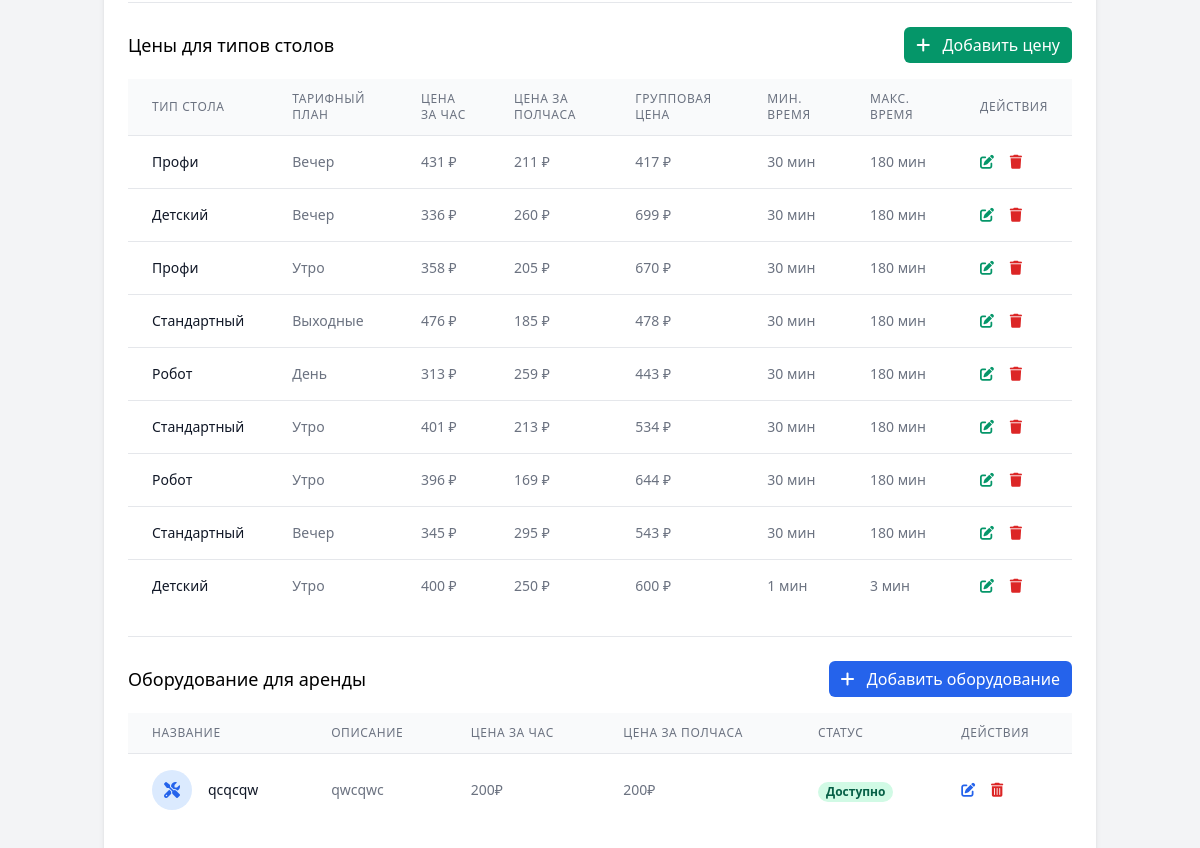
The app's page /settings/pricing/ (signed in, middle part), older data.
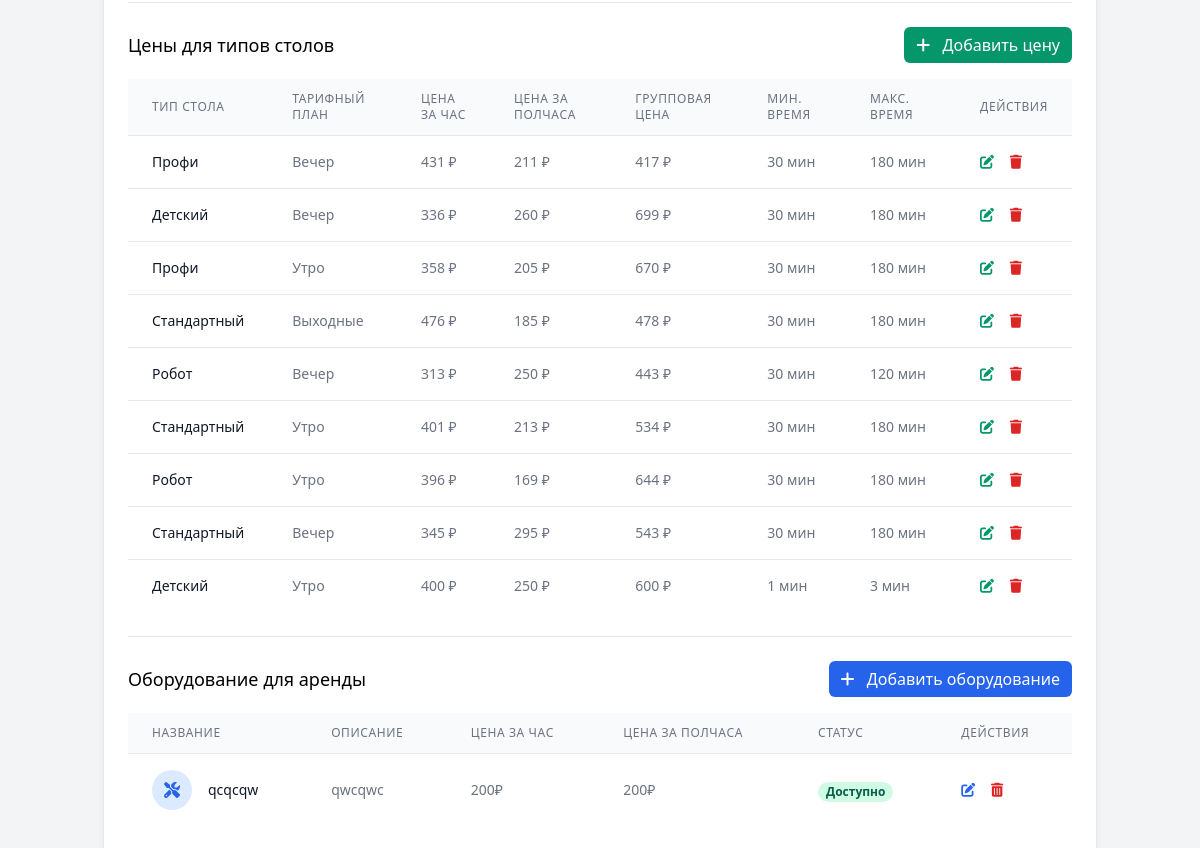
The same page, newer data.
### bookings/models.py (models this page shows, shortened)
class TableTypePricing(models.Model):
    table_type = models.ForeignKey(TableType, on_delete=models.CASCADE, verbose_name="Тип стола")
    pricing_plan = models.ForeignKey(PricingPlan, on_delete=models.CASCADE, verbose_name="Тарифный план")
    hour_rate = models.PositiveIntegerField(verbose_name="Цена за час (стандарт)",default=400)
    half_hour_rate = models.PositiveIntegerField(verbose_name="Цена за полчаса (стандарт)",default=250)
    hour_rate_group = models.PositiveIntegerField(verbose_name="Цена за час (группа)")
    min_duration = models.PositiveIntegerField(default=30, verbose_name="Минимальная длительность (минуты)")
    max_duration = models.PositiveIntegerField(default=180, verbose_name="Максимальная длительность (минуты)")
    class Meta:
        verbose_name = "Цена типа стола"
        verbose_name_plural = "Цены типов столов"
        unique_together = ('table_type', 'pricing_plan')

class PricingPlan(models.Model):
    name = models.CharField(max_length=100, verbose_name="Название тарифа")
    description = models.TextField(blank=True, verbose_name="Описание тарифа")
    is_default = models.BooleanField(default=False, verbose_name="Тариф по умолчанию")
    valid_from = models.DateField(verbose_name="Действует с")
    valid_to = models.DateField(blank=True, null=True, verbose_name="Действует до")
    time_from = models.TimeField(null=True, blank=True, verbose_name="Начало действия")
    time_to = models.TimeField(null=True, blank=True, verbose_name="Окончание действия")
    weekdays = models.CharField(max_length=13, default="1234567", verbose_name="Дни недели")  # '1' = Пн ... '7' = Вс
    class Meta:
        verbose_name = "Тарифный план"
        verbose_name_plural = "Тарифные планы"
    def __str__(self):
        return self.name

class TableType(models.Model):
    name = models.CharField(max_length=50, verbose_name="Название типа")
    description = models.TextField(blank=True, verbose_name="Описание")
    default_capacity = models.PositiveIntegerField(default=2, verbose_name="Вместимость по умолчанию")
    class Meta:
        verbose_name = "Тип стола"
        verbose_name_plural = "Типы столов"
    def __str__(self):
        return self.name

### admin_settings/views.py (the view, shortened to what this page needs)
# urls.py: path('<str:active_tab>/', ClubSettingsView.as_view(), name='club_settings'),
class ClubSettingsView(LoginRequiredMixin, View):
    template_name = 'admin/admin-settings.html'
    def get(self, request, *args, **kwargs):
        active_tab = kwargs.get('active_tab', 'tables')
        context = self.get_context_data(active_tab)
        return render(request, self.template_name, context)
    def get_context_data(self, active_tab):
        context = {
            'active_tab': active_tab,
            'club_settings': ClubSettings.objects.first() or ClubSettings.objects.create(),
            'notifications': NotificationSettings.objects.first(),
            'settings_form': ClubSettingsForm
        }
        if active_tab == 'tables':
            context.update({
                'tables': Table.objects.all(),
                'table_form': TableForm(),
                'table_type_form': TableTypeForm(),  # Добавьте эту строку
                'table_types': TableType.objects.all(),
            })
        elif active_tab == 'memberships':
            context.update({
                'membership_types': MembershipType.objects.all(),
                'membership_form': MembershipTypeForm(),
            })
        elif active_tab == 'pricing':
            table_types = TableType.objects.all()
            pricing_plans = PricingPlan.objects.all()
            equipment_pricings= Equipment.objects.all()
            context.update({
                'table_types': table_types,
                'table_types_json': serializers.serialize('json', table_types),
                    'pricing_plans': pricing_plans,
                'pricing_plans_json': serializers.serialize('json', pricing_plans),
                'equipment_pricings': equipment_pricings,
                'pricing_plan_form': PricingPlanForm(),
                'table_type_pricing': TableTypePricing.objects.all(),
                'table_type_pricing_form': TableTypePricingForm(),
                'special_offers': SpecialOffer.objects.all(),
                'special_offer_form': SpecialOfferForm(),
                'tables': Table.objects.all(),
                'days_of_week': [
                    {'value': '1', 'label': 'Пн'},
                    {'value': '2', 'label': 'Вт'},
                    {'value': '3', 'label': 'Ср'},
                    {'value': '4', 'label': 'Чт'},
                    {'value': '5', 'label': 'Пт'},
                    {'value': '6', 'label': 'Сб'},
                    {'value': '7', 'label': 'Вс'}
                ],
                'default_weekdays': ['1', '2', '3', '4', '5', '6', '7']
            })
        return context

### templates/admin/admin-settings.html (shortened to what this page needs)
    {% extends 'base.html' %}
    {% load static %}
    {% block content %}
        <main class="container mx-auto px-4 py-8">
            {% if active_tab == 'tables' %}
                {% include 'admin/settings_templates/tables_settings.html' %}
            {% elif active_tab == 'pricing' %}
                {% include 'admin/settings_templates/pricing_settings.html' %}
            {% elif active_tab == 'memberships' %}
                {% include 'admin/settings_templates/memberships_settings.html' %}
            {% elif active_tab == 'schedule' %}
                {% include 'admin/settings_templates/schedule_settings.html' %}
            {% elif active_tab == 'general' %}
                {% include 'admin/settings_templates/general_settings.html' %}
            {% endif %}
        </main>
    {% endblock %}
    {% block extrascripts %}
        {{ block.super }}
    {% endblock %}

### templates/admin/settings_templates/pricing_settings.html (shortened to what the changed rows need)
<div id="tab-pricing" class="tab-content">
    <div class="bg-white rounded-lg shadow-md p-4 md:p-6 mb-6">
        <div class="space-y-6">
            <div class="border-t pt-4 md:pt-6  modal-content">
                <div class="overflow-x-auto">
                    <table class="min-w-full divide-y divide-gray-200">
                        <thead class="bg-gray-50">
                        <tr>
                            <th class="px-3 py-2 md:px-6 md:py-3 text-left text-xs font-medium text-gray-500 uppercase tracking-wider">
                                Тип стола
                            </th>
                            <th class="px-3 py-2 md:px-6 md:py-3 text-left text-xs font-medium text-gray-500 uppercase tracking-wider hidden sm:table-cell">
                                Тарифный план
                            </th>
                            <th class="px-3 py-2 md:px-6 md:py-3 text-left text-xs font-medium text-gray-500 uppercase tracking-wider">
                                Цена за час
                            </th>
                            <th class="px-3 py-2 md:px-6 md:py-3 text-left text-xs font-medium text-gray-500 uppercase tracking-wider">
                                Цена за полчаса
                            </th>
                            <th class="px-3 py-2 md:px-6 md:py-3 text-left text-xs font-medium text-gray-500 uppercase tracking-wider hidden sm:table-cell">
                                Групповая цена
                            </th>
                            <th class="px-3 py-2 md:px-6 md:py-3 text-left text-xs font-medium text-gray-500 uppercase tracking-wider">
                                Мин. время
                            </th>
                            <th class="px-3 py-2 md:px-6 md:py-3 text-left text-xs font-medium text-gray-500 uppercase tracking-wider hidden sm:table-cell">
                                Макс. время
                            </th>
                            <th class="px-3 py-2 md:px-6 md:py-3 text-left text-xs font-medium text-gray-500 uppercase tracking-wider">
                                Действия
                            </th>
                        </tr>
                        </thead>
                        <tbody class="bg-white divide-y divide-gray-200">
                        {% for pricing in table_type_pricing %}
                            <tr>
                                <td class="px-3 py-3 md:px-6 md:py-4 whitespace-nowrap text-sm font-medium text-gray-900">{{ pricing.table_type }}</td>
                                <td class="px-3 py-3 md:px-6 md:py-4 whitespace-nowrap text-sm text-gray-500 hidden sm:table-cell">{{ pricing.pricing_plan }}</td>
                                <td class="px-3 py-3 md:px-6 md:py-4 whitespace-nowrap text-sm text-gray-500">{{ pricing.hour_rate }}
                                    ₽
                                </td>
                                <td class="px-3 py-3 md:px-6 md:py-4 whitespace-nowrap text-sm text-gray-500">{{ pricing.half_hour_rate }}
                                    ₽
                                </td>
                                <td class="px-3 py-3 md:px-6 md:py-4 whitespace-nowrap text-sm text-gray-500 hidden sm:table-cell">{{ pricing.hour_rate_group }}
                                    ₽
                                </td>
                                <td class="px-3 py-3 md:px-6 md:py-4 whitespace-nowrap text-sm text-gray-500 hidden sm:table-cell">{{ pricing.min_duration }}
                                    мин
                                </td>
                                <td class="px-3 py-3 md:px-6 md:py-4 whitespace-nowrap text-sm text-gray-500 hidden sm:table-cell">{{ pricing.max_duration }}
                                    мин
                                </td>
                                <td class="px-3 py-3 md:px-6 md:py-4 whitespace-nowrap text-sm font-medium">
                                    <button data-edit-pricing="{{ pricing.id }}"
                                            class="text-green-600 hover:text-green-900 mr-2 md:mr-3">  <i class="fas fa-edit"></i>
                                    </button>
                                    <button data-delete-pricing="{{ pricing.id }}"
                                            class="text-red-600 hover:text-red-900">
                                        <i class="fas fa-trash"></i>
                                    </button>
                                </td>
                            </tr>
                        {% endfor %}
                        </tbody>
                    </table>
                </div>
            </div>
            <div class="border-t pt-4 md:pt-6">
                <div class="overflow-x-auto">
                    <table class="min-w-full divide-y divide-gray-200">
                        <thead class="bg-gray-50">
                        <tr>
                            <th class="px-3 py-2 md:px-6 md:py-3 text-left text-xs font-medium text-gray-500 uppercase tracking-wider">
                                Название
                            </th>
                            <th class="px-3 py-2 md:px-6 md:py-3 text-left text-xs font-medium text-gray-500 uppercase tracking-wider hidden sm:table-cell">
                                Описание
                            </th>
                            <th class="px-3 py-2 md:px-6 md:py-3 text-left text-xs font-medium text-gray-500 uppercase tracking-wider">
                                Цена за час
                            </th>
                            <th class="px-3 py-2 md:px-6 md:py-3 text-left text-xs font-medium text-gray-500 uppercase tracking-wider">
                                Цена за полчаса
                            </th>
                            <th class="px-3 py-2 md:px-6 md:py-3 text-left text-xs font-medium text-gray-500 uppercase tracking-wider hidden sm:table-cell">
                                Статус
                            </th>
                            <th class="px-3 py-2 md:px-6 md:py-3 text-left text-xs font-medium text-gray-500 uppercase tracking-wider">
                                Действия
                            </th>
                        </tr>
                        </thead>
                    </table>
                </div>
            </div>
        </div>
    </div>
</div>

Row changes from the older to the newer data that the page shows:
changed TableTypePricing (number 5 of 9 on the later page): pricing_plan "День" → "Вечер"; half_hour_rate "259" → "250"; max_duration "180" → "120"
